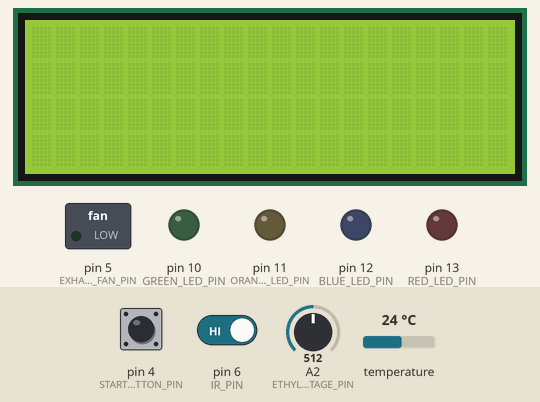
A sketch run on a simulated Arduino Uno, built with avr-gcc and run on an emulated ATmega328P. Shown: 20×4 character LCD, switched loads named in the sketch (green lamp = pin HIGH), output pins drawn as LEDs (lit = HIGH). The test bench sets the inputs (shaded band); at power-on: pin 4 (START_BUTTON_PIN) LOW, pin 6 (IR_PIN) HIGH, temperature 24 °C, A2 (ETHYLENE_VOLTAGE_PIN) = 512. What the sketch prints to the serial monitor is not drawn.

Above: at 2.2 s.
2.3 s: pin 4 (START_BUTTON_PIN) pulled HIGH for 0.15 s
At 4.4 s:
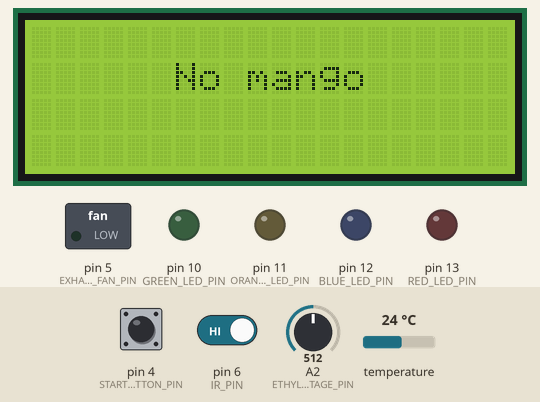
5.4 s: pin 4 (START_BUTTON_PIN) pulled HIGH for 1 s
At 6.8 s:
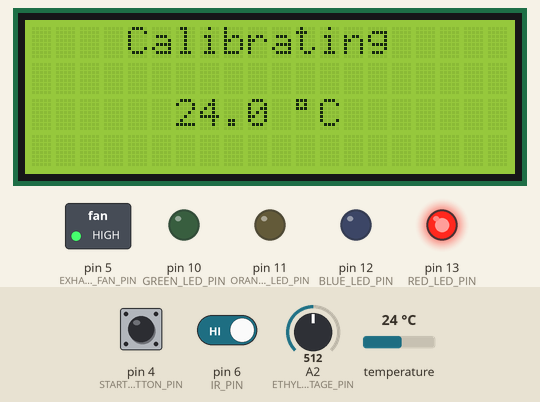
8.5 s: pin 4 (START_BUTTON_PIN) pulled HIGH for 3.2 s
At 11.7 s:
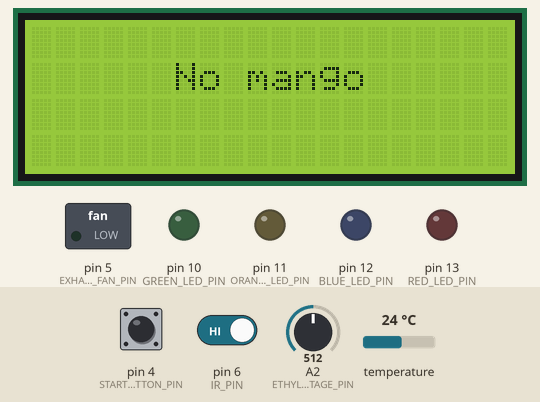
14.7 s: pin 4 (START_BUTTON_PIN) driven HIGH and pin 6 (IR_PIN) driven LOW
At 16.9 s:
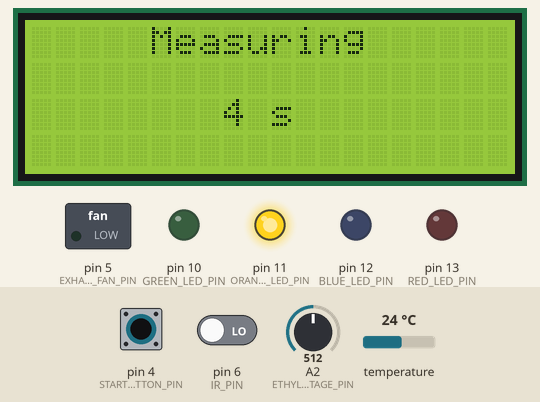
17.7 s: pin 6 (IR_PIN) driven HIGH
20.7 s: temperature set to 29.6 °C
22.9 s: temperature set to 30.7 °C
At 26.5 s:
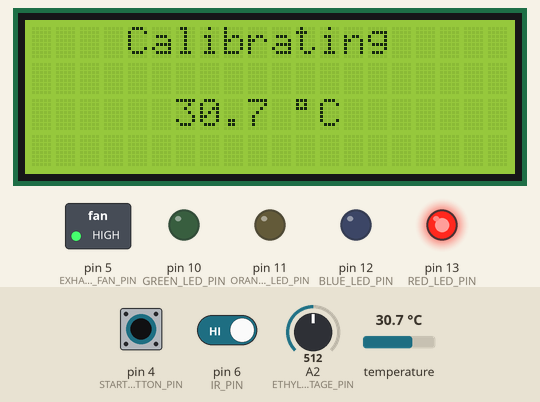
Timing chart, 0 to 26.9 s (numbered marks = the images above; inputs shaded):
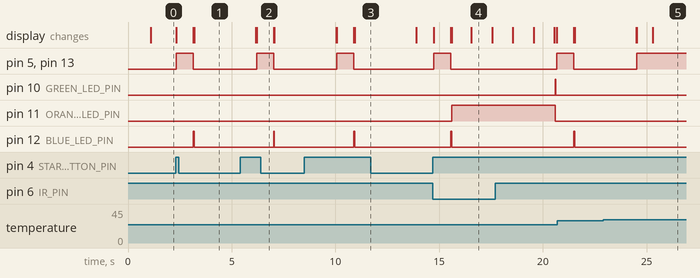

The sketch:

nikki_arduino.ino
```cpp
#include <Wire.h>

#include "src/Button/Button.h"
#include "src/EthyLeneSensor/EthyLeneSensor.h"
#include "src/ExhaustFan/ExhaustFan.h"
#include "src/IRSensor/IRSensor.h"
#include "src/LCD/LCD.h"
#include "src/MyLed/MyLed.h"
#include "src/StatusManager/StatusManager.h"
#include "src/TempSensor/TempSensor.h"

//? CONSTANTS---------------------------------------------------------------------------------------------------------------------

//! PINS
#define ETHYLENE_SERIAL_RX_PIN 2
#define ETHYLENE_SERIAL_TX_PIN 3
#define START_BUTTON_PIN 4
#define EXHAUST_FAN_PIN 5
#define IR_PIN 6
#define TEMP_PIN 7
#define RED_LED_PIN 13
#define BLUE_LED_PIN 12
#define ORANGE_LED_PIN 11
#define GREEN_LED_PIN 10
#define ETHYLENE_VOLTAGE_PIN A2

//! TIME RELATED
#define MEASURING_SEC 5
#define TEMP_CHECK_INTERVAL_SEC 30
#define PPM_CHECK_INTERVAL_SEC 1
#define SHOWING_ERROR_SEC 3

//! THRESHOLDS
#define TEMP_THRESH 30.0

//! ZE03 MEASUREMENT TYPE
#define IS_ETHYLENE_MEASUREMENT_TYPE_DIGITAL false

//?-------------------------------------------------------------------------------------------------------------------------------

//! INITIALIZE CLASSES
IRSensor mangoIRSensor(IR_PIN);

Button startButton(START_BUTTON_PIN);

TempSensor tempSensor(TEMP_PIN, TEMP_THRESH, TEMP_CHECK_INTERVAL_SEC);

EthyleneSensor ethyleneSensor(ETHYLENE_SERIAL_RX_PIN, ETHYLENE_SERIAL_TX_PIN, ETHYLENE_VOLTAGE_PIN, PPM_CHECK_INTERVAL_SEC, IS_ETHYLENE_MEASUREMENT_TYPE_DIGITAL);

StatusManager statusManager(MEASURING_SEC, SHOWING_ERROR_SEC);

LCD lcd(0x27, 20, 4);

ExhaustFan exhaustFan(EXHAUST_FAN_PIN);

MyLed redLed(RED_LED_PIN);
MyLed blueLed(BLUE_LED_PIN);
MyLed orangeLed(ORANGE_LED_PIN);
MyLed greenLed(GREEN_LED_PIN);

void setup() {
    Serial.begin(9600);

    //! INPUTS
    mangoIRSensor.begin();
    startButton.begin();
    tempSensor.begin();
    ethyleneSensor.begin();

    //! OUTPUTS
    lcd.begin();
    exhaustFan.begin();
    redLed.begin();
    blueLed.begin();
    orangeLed.begin();
    greenLed.begin();
}

void loop() {
    Status status = statusManager.getStatus();
    ErrorCode errorCode = statusManager.getErrorCode();
    bool mangoDetected = mangoIRSensor.objectDetected();

    //! INPUTS
    tempUpdate(status);
    ethyleneUpdate(status);

    //! PROCESSING
    statusUpdate(status, errorCode, mangoDetected);

    //! OUTPUTS
    status = statusManager.getStatus();
    errorCode = statusManager.getErrorCode();
    const float ppm = ethyleneSensor.value;
    const int measuringTimeLeft = statusManager.getMeasuringTimeLeft();

    LCDUpdate(status, errorCode, ppm, measuringTimeLeft);
    exhaustFan.onIf(status == CALIBRATING);

    redLed.onIf(status == CALIBRATING);
    blueLed.onIf(status == MANGO_DETECTION);
    orangeLed.onIf(status == MEASURING);
    greenLed.onIf(status == SHOWING_RESULT);
}

//! INPUTS
void tempUpdate(Status status) {
    switch (status) {
        case CALIBRATING:
            tempSensor.measure();
            break;
    }
}

void ethyleneUpdate(Status status) {
    switch (status) {
        case MEASURING:
            ethyleneSensor.intervalMeasure();
            break;

        case SHOWING_RESULT:
            ethyleneSensor.intervalMeasure();
            break;
    }
}

//! OUTPUTS
void LCDUpdate(Status status, ErrorCode errorCode, float ppm, int measuringTimeLeft) {
    switch (status) {
        case CALIBRATING:
            lcd.print(lcd.center("Calibrating"), 1);
            lcd.print(lcd.center(String(tempSensor.value, 1) + " " + String((char)223) + "C"), 3);
            break;

        case MANGO_DETECTION:
            lcd.print(lcd.center("Waiting for mango"), 2);
            break;

        case SHOWING_ERROR:
            switch (errorCode) {
                case NO_MANGO:
                    lcd.print(lcd.center("No mango"), 2);
                    break;
            }
            break;

        case MEASURING:
            lcd.print(lcd.center("Measuring"), 1);
            lcd.print(lcd.center(String(measuringTimeLeft) + " s"), 3);
            break;

        case SHOWING_RESULT:
            lcd.print(lcd.center(String(ppm) + " ppm"), 2);
            lcd.print(lcd.center(getClassification(ppm)), 4);
            break;
    }
}

//! PROCESSING
void statusUpdate(Status status, ErrorCode errorCode, bool mangoDetected) {
    const bool buttonPressed = startButton.isPressed();

    switch (status) {
        case IDLE:

            if (buttonPressed) {
                setStatus(CALIBRATING);
            }
            break;

        case CALIBRATING:
            if (tempSensor.withinThreshold()) {
                setStatus(MANGO_DETECTION);
            }
            break;

        case MANGO_DETECTION:
            if (mangoDetected) {
                setStatus(MEASURING);
            } else {
                setStatus(SHOWING_ERROR);
                setErrorCode(NO_MANGO);
            }
            break;

        case SHOWING_ERROR:
            if (statusManager.isDoneShowingError()) {
                setStatus(IDLE);
            }
            break;

        case MEASURING:
            if (statusManager.isDoneMeasuring()) setStatus(SHOWING_RESULT);
            break;

        case SHOWING_RESULT:
            if (!mangoDetected) setStatus(IDLE);
            break;
    }
}

void setStatus(Status newStatus) {
    statusManager.setStatus(newStatus);
    lcd.clear();
}

void setErrorCode(ErrorCode newErrorCode) {
    statusManager.setErrorCode(newErrorCode);
}
```

functions.ino
```cpp
String getClassification(float ppm) {
    if (ppm < 30) return "Not Sweet";
    if (ppm < 65) return "Mildly Sweet";
    return "Sweet";
}
```

Button.cpp
```cpp
#include "Button.h"

Button::Button(int pin) : DigitalInput(pin) {}

bool Button::isPressed() {
    return isHigh();
}
```

Button.h
```cpp
#ifndef Button_h
#define Button_h

#include "../DIgitalInput/DigitalInput.h"
#include "Arduino.h"

class Button : public DigitalInput {
   public:
    Button(int pin);
    bool isPressed();
};

#endif
```

DigitalInput.cpp
```cpp
#include "DigitalInput.h"

DigitalInput::DigitalInput(int pin) : _pin(pin) {}

void DigitalInput::begin() {
    pinMode(_pin, INPUT);
}

bool DigitalInput::isHigh() {
    return digitalRead(_pin);
}
```

DigitalInput.h
```cpp
#ifndef DigitalInput_h
#define DigitalInput_h

#include "Arduino.h"

class DigitalInput {
   public:
    DigitalInput(int pin);
    void begin();

   protected:
    bool isHigh();

   private:
    int _pin;
};

#endif
```

DigitalOutput.cpp
```cpp
#include "DigitalOutput.h"

DigitalOutput::DigitalOutput(int pin) : _pin(pin) {}

void DigitalOutput::begin() {
    pinMode(_pin, OUTPUT);
    digitalWrite(_pin, LOW);
}

void DigitalOutput::on() {
    digitalWrite(_pin, HIGH);
    _isOn = true;
}

void DigitalOutput::off() {
    digitalWrite(_pin, LOW);
    _isOn = false;
}

void DigitalOutput::toggle() {
    if (_isOn) {
        off();
    } else {
        on();
    }
}

void DigitalOutput::onIf(bool condition) {
    // Serial.println(_pin);
    if (condition) {
        on();
    } else {
        off();
    }
}

bool DigitalOutput::isOn() {
    return _isOn;
}

int DigitalOutput::getPin() {
    return _pin;
}
```

DigitalOutput.h
```cpp
#ifndef DigitalOutput_h
#define DigitalOutput_h

#include "Arduino.h"

class DigitalOutput {
   public:
    DigitalOutput(int pin);
    void begin();
    void on();
    void off();
    void toggle();
    void onIf(bool condition);
    bool isOn();
    int getPin();

   private:
    int _pin;
    bool _isOn;
};

#endif
```

EthyleneSensor.cpp
```cpp
#include "EthyleneSensor.h"

EthyleneSensor::EthyleneSensor(int rx_pin, int tx_pin, int analog_voltage_pin, int ppm_check_interval, bool is_digital)
    : _analog_voltage_pin(analog_voltage_pin),
      _ethyleneSerial(rx_pin, tx_pin),
      _ppm_check_interval(ppm_check_interval),
      _measurementType(is_digital ? EthyleneSensor::MeasurementType::Digital : EthyleneSensor::MeasurementType::Analog) {}

void EthyleneSensor::begin() {
    _ethyleneSerial.begin(9600);
    _initializeQnAMode();
    // _ethyleneSensor.begin(&_ethyleneSerial, 2);
    // _ethyleneSensor.setAs(QA);
}

float EthyleneSensor::getDigitalPPM() {
    const byte QnACommand[] = {0xFF, 0x01, 0x86, 0x00, 0x00, 0x00, 0x00, 0x00, 0x79};
    byte replyBuffer[9] = {};

    _ethyleneSerial.write(QnACommand, sizeof(QnACommand));
    _ethyleneSerial.readBytes(replyBuffer, sizeof(replyBuffer));

    const byte checkSum = _checkSum(replyBuffer, sizeof(replyBuffer));

    if (checkSum != replyBuffer[8]) {
        Serial.println("CheckSum error");
        return value;
    }

    _printBuffer(replyBuffer, sizeof(replyBuffer));

    return (replyBuffer[2] * 256 + replyBuffer[3]) * 0.1;
}

void EthyleneSensor::_printBuffer(byte *buffer, int length) {
    for (int i = 0; i < length - 1; i++) {
        Serial.print(buffer[i], HEX);
        Serial.print(" ");
    }
    Serial.println(buffer[length - 1], HEX);
}

float EthyleneSensor::getAnalogPPM() {
    const int rawVoltage = analogRead(_analog_voltage_pin);
    const float voltage = rawVoltage * (5.0 / 1023.0);
    return (voltage - 0.613) * _calibration;
}

float EthyleneSensor::measure() {
    value = _measurementType == EthyleneSensor::MeasurementType::Analog ? getAnalogPPM() : getDigitalPPM();
    _lastMeasuredPPM = millis();
    Serial.println(value);
    return value;
}

void EthyleneSensor::intervalMeasure() {
    if (_needToCheckTemp()) {
        measure();
    }
}

bool EthyleneSensor::_needToCheckTemp() {
    return millis() - _lastMeasuredPPM > _ppm_check_interval * 1000;
}

void EthyleneSensor::_initializeQnAMode() {
    const byte switchToQnAcommand[] = {0xFF, 0x01, 0x78, 0x04, 0x00, 0x00, 0x00, 0x00, 0x83};
    byte expectedReply[9] = {0xFF, 0x78, 0x01, 0x00, 0x00, 0x00, 0x00, 0x00, 0x87};
    byte replyBuffer[9] = {};

    _ethyleneSerial.write(switchToQnAcommand, sizeof(switchToQnAcommand));
    _ethyleneSerial.readBytes(replyBuffer, sizeof(replyBuffer));

    // _printBuffer(replyBuffer, sizeof(replyBuffer));

    for (int i = 0; i < 9; i++) {
        if (replyBuffer[i] != expectedReply[i]) {
            Serial.println("QnA mode cannot initialize");
            return;
        }
    }
    Serial.println("QnA mode initialized");
}

unsigned char EthyleneSensor::_checkSum(unsigned char *i, unsigned char ln) {
    unsigned char j, tempq = 0;
    i += 1;
    for (j = 0; j < (ln - 2); j++) {
        tempq += *i;
        i++;
    }
    tempq = (~tempq) + 1;
    return (tempq);
}
```

EthyleneSensor.h
```cpp
#ifndef EthyleneSensor_h
#define EthyleneSensor_h

#include <SoftwareSerial.h>
// #include <WinsenZE03.h>

#include "Arduino.h"

class EthyleneSensor {
   public:
    enum MeasurementType { Analog,
                           Digital };

    EthyleneSensor(int rx_pin, int tx_pin, int analog_voltage_pin, int ppm_check_interval, bool is_digital);

    void begin();
    float getDigitalPPM();
    float getAnalogPPM();
    float value;
    float measure();
    void intervalMeasure();

   private:
    int _analog_voltage_pin;
    float _calibration = 46.9 / (1.366 - 0.613);
    SoftwareSerial _ethyleneSerial;
    // WinsenZE03 _ethyleneSensor;
    unsigned long _lastMeasuredPPM = millis();
    int _ppm_check_interval;
    EthyleneSensor::MeasurementType _measurementType;
    bool _needToCheckTemp();

    void _initializeQnAMode();
    unsigned char _checkSum(unsigned char *i, unsigned char ln);
    void _printBuffer(byte *buffer, int length);
};

#endif
```

ExhaustFan.cpp
```cpp
#include "ExhaustFan.h"

ExhaustFan::ExhaustFan(int pin) : DigitalOutput(pin) {}
```

ExhaustFan.h
```cpp
#ifndef ExhaustFan_h
#define ExhaustFan_h

#include "../DigitalOutput/DigitalOutput.h"
#include "Arduino.h"

class ExhaustFan : public DigitalOutput {
   public:
    ExhaustFan(int pin);
};

#endif
```

IRSensor.cpp
```cpp
#include "IRSensor.h"

IRSensor::IRSensor(int pin) : DigitalInput(pin) {}

bool IRSensor::objectDetected() {
    return !isHigh();
}
```

IRSensor.h
```cpp
#ifndef IRSensor_h
#define IRSensor_h

#include "../DigitalInput/DigitalInput.h"
#include "Arduino.h"

class IRSensor : public DigitalInput {
   public:
    IRSensor(int pin);
    bool objectDetected();
};

#endif
```

MyLed.cpp
```cpp
#include "MyLed.h"

MyLed::MyLed(int pin) : DigitalOutput(pin) {}
```

MyLed.h
```cpp
#ifndef MyLed_h
#define MyLed_h

#include "../DigitalOutput/DigitalOutput.h"
#include "Arduino.h"
class MyLed : public DigitalOutput {
   public:
    MyLed(int pin);
};

#endif
```

StatusManager.cpp
```cpp
#include "StatusManager.h"

StatusManager::StatusManager(int measuring_sec, int showing_error_sec) : _measuring_sec(measuring_sec), _showing_error_sec(showing_error_sec) {}

Status StatusManager::getStatus() {
    return _status;
}

ErrorCode StatusManager::getErrorCode() {
    return _errorCode;
}

void StatusManager::setStatus(Status newStatus) {
    if (newStatus == MEASURING) {
        _startedMeasuring = millis();
    }

    else if (newStatus == SHOWING_ERROR) {
        _startedShowing = millis();
    }

    else if (newStatus == SHOWING_RESULT) {
        _startedShowing = millis();
    }

    _status = newStatus;
}

void StatusManager::setErrorCode(ErrorCode newErrorCode) {
    _errorCode = newErrorCode;
}

bool StatusManager::isDoneMeasuring() {
    if (_status != MEASURING) return true;
    return millis() - _startedMeasuring > _measuring_sec * 1000;
}

bool StatusManager::isDoneShowingError() {
    if (_status != SHOWING_ERROR) return true;
    return millis() - _startedShowing > _showing_error_sec * 1000;
}

int StatusManager::getMeasuringTimeLeft() {
    if (_status != MEASURING) return 0;
    return _measuring_sec - (millis() - _startedMeasuring) / 1000;
}
```

StatusManager.h
```cpp
#ifndef StatusManager_h
#define StatusManager_h

#include "Arduino.h"

enum Status { IDLE,
              CALIBRATING,
              MANGO_DETECTION,
              MEASURING,
              SHOWING_RESULT,
              SHOWING_ERROR,
};

enum ErrorCode { NO_MANGO };

class StatusManager {
   public:
    StatusManager(int measuring_sec, int showing_error_sec);
    void update(bool mangoDetected, bool buttonPressed);
    int getMeasuringTimeLeft();
    Status getStatus();
    ErrorCode getErrorCode();
    void setStatus(Status newStatus);
    void setErrorCode(ErrorCode newErrorCode);
    bool isDoneMeasuring();
    bool isDoneShowingError();

   private:
    Status _status = IDLE;
    ErrorCode _errorCode = NO_MANGO;
    unsigned long _startedMeasuring = millis();
    unsigned long _startedShowing = millis();
    int _measuring_sec;
    int _showing_error_sec;
};

#endif
```

TempSensor.cpp
```cpp
#include "TempSensor.h"

// OneWire oneWire(TEMP_PIN);
// DallasTemperature tempSensor(&oneWire);

TempSensor::TempSensor(int pin, float threshold, int temp_check_interval) : _threshold(threshold), _oneWire(pin), _dallasTemperature(&_oneWire), _temp_check_interval(temp_check_interval) {}

void TempSensor::begin() {
    _dallasTemperature.begin();
}

float TempSensor::measure() {
    _dallasTemperature.requestTemperatures();
    value = _dallasTemperature.getTempCByIndex(0);
    _lastMeasuredTemp = millis();
    return value;
}

bool TempSensor::withinThreshold() {
    return value <= _threshold;
}

void TempSensor::intervalMeasure() {
    if (_needToCheckTemp()) {
        measure();
    }
}

bool TempSensor::_needToCheckTemp() {
    return millis() - _lastMeasuredTemp > _temp_check_interval * 1000;
}
```

TempSensor.h
```cpp
#ifndef TempSensor_h
#define TempSensor_h

#include <DallasTemperature.h>
#include <OneWire.h>

#include "Arduino.h"

class TempSensor {
   public:
    TempSensor(int pin, float threshold, int temp_check_interval);
    void begin();
    float measure();
    bool withinThreshold();
    void intervalMeasure();
    float value;

   private:
    float _threshold;
    OneWire _oneWire;
    DallasTemperature _dallasTemperature;
    unsigned long _lastMeasuredTemp = millis();
    bool _needToCheckTemp();
    int _temp_check_interval;
};

#endif
```

LCD.cpp
```cpp
#include "LCD.h"

#include "../StatusManager/StatusManager.h"

LCD::LCD(int addr, int cols, int rows) : _lcd(addr, cols, rows) {}

void LCD::begin() {
    _lcd.begin();
    _lcd.backlight();
    _lcd.clear();
}

void LCD::clear() {
    for (int i = 1; i < 5; i++) {
        print("                    ", i);
    }
}

void LCD::print(String str, int line) {
    const int strLen = min(str.length(), 20);

    for (int i = 0; i < strLen; i++) {
        if (str[i] == _showing[line - 1][i]) continue;

        _showing[line - 1][i] = str[i];
        _lcd.setCursor(i, line - 1);
        _lcd.print(str[i]);
    }
}
String LCD::center(String s) {
    const int strLen = s.length();
    if (strLen >= 20) return s.substring(0, 20);

    const int initialSpacesLen = (20 - strLen) / 2;

    String spaces = "";
    for (int i = 0; i < initialSpacesLen; i++) spaces += " ";

    return spaces + s;
}
```

LCD.h
```cpp
#ifndef LCD_h
#define LCD_h

#include <LiquidCrystal_I2C.h>

#include "Arduino.h"

class LCD {
   public:
    LCD(int addr, int cols, int rows);
    void begin();
    void clear();
    void print(String str, int line);
    String center(String s);

   private:
    LiquidCrystal_I2C _lcd;
    char _showing[4][20] = {
        {
            ' ',
            ' ',
            ' ',
            ' ',
            ' ',
            ' ',
            ' ',
            ' ',
            ' ',
            ' ',
            ' ',
            ' ',
            ' ',
            ' ',
            ' ',
            ' ',
            ' ',
            ' ',
            ' ',
            ' ',
        },
        {
            ' ',
            ' ',
            ' ',
            ' ',
            ' ',
            ' ',
            ' ',
            ' ',
            ' ',
            ' ',
            ' ',
            ' ',
            ' ',
            ' ',
            ' ',
            ' ',
            ' ',
            ' ',
            ' ',
            ' ',
        },
        {
            ' ',
            ' ',
            ' ',
            ' ',
            ' ',
            ' ',
            ' ',
            ' ',
            ' ',
            ' ',
            ' ',
            ' ',
            ' ',
            ' ',
            ' ',
            ' ',
            ' ',
            ' ',
            ' ',
            ' ',
        },
        {
            ' ',
            ' ',
            ' ',
            ' ',
            ' ',
            ' ',
            ' ',
            ' ',
            ' ',
            ' ',
            ' ',
            ' ',
            ' ',
            ' ',
            ' ',
            ' ',
            ' ',
            ' ',
            ' ',
            ' ',
        },
    };
};

#endif
```

Measured:
- after the input at 2.3 s, pin 5 (EXHAUST_FAN_PIN), pin 13 (RED_LED_PIN): LOW → HIGH at once, → LOW 0.82 s later; pin 12 (BLUE_LED_PIN): LOW → HIGH after 0.85 s, → LOW 0.04 s later; the display: first changes at once (image 1 shows a later state)
- after the input at 5.4 s, pin 5 (EXHAUST_FAN_PIN), pin 13 (RED_LED_PIN): LOW → HIGH after 0.80 s, → LOW 0.82 s later; pin 12 (BLUE_LED_PIN): LOW → HIGH after 1.6 s, → LOW 0.04 s later; the display: first differs from a run without the input after 0.80 s (image 2)
- after the input at 8.5 s, pin 5 (EXHAUST_FAN_PIN), pin 13 (RED_LED_PIN): LOW → HIGH after 1.6 s, → LOW 0.82 s later; pin 12 (BLUE_LED_PIN): LOW → HIGH after 2.4 s, → LOW 0.04 s later; the display: first differs from a run without the input after 1.6 s (image 3 shows a later state)
- after the input at 14.7 s, pin 5 (EXHAUST_FAN_PIN), pin 13 (RED_LED_PIN): LOW → HIGH at once, → LOW 0.82 s later; pin 11 (ORANGE_LED_PIN): LOW → HIGH after 0.90 s; pin 12 (BLUE_LED_PIN): LOW → HIGH after 0.86 s, → LOW 0.05 s later; the display: first changes at once (image 4 shows a later state)
- after the input at 17.7 s, pin 5 (EXHAUST_FAN_PIN), pin 13 (RED_LED_PIN): LOW → HIGH after 3.0 s
- after the input at 22.9 s, pin 5 (EXHAUST_FAN_PIN), pin 13 (RED_LED_PIN): goes on until 24.5 s, then stays HIGH; pin 12 (BLUE_LED_PIN): stays LOW (without the input it goes to HIGH after 2.5 s)
- what the display in image 4 shows lasts 1.0 s, from 16.6 s to 17.6 s
